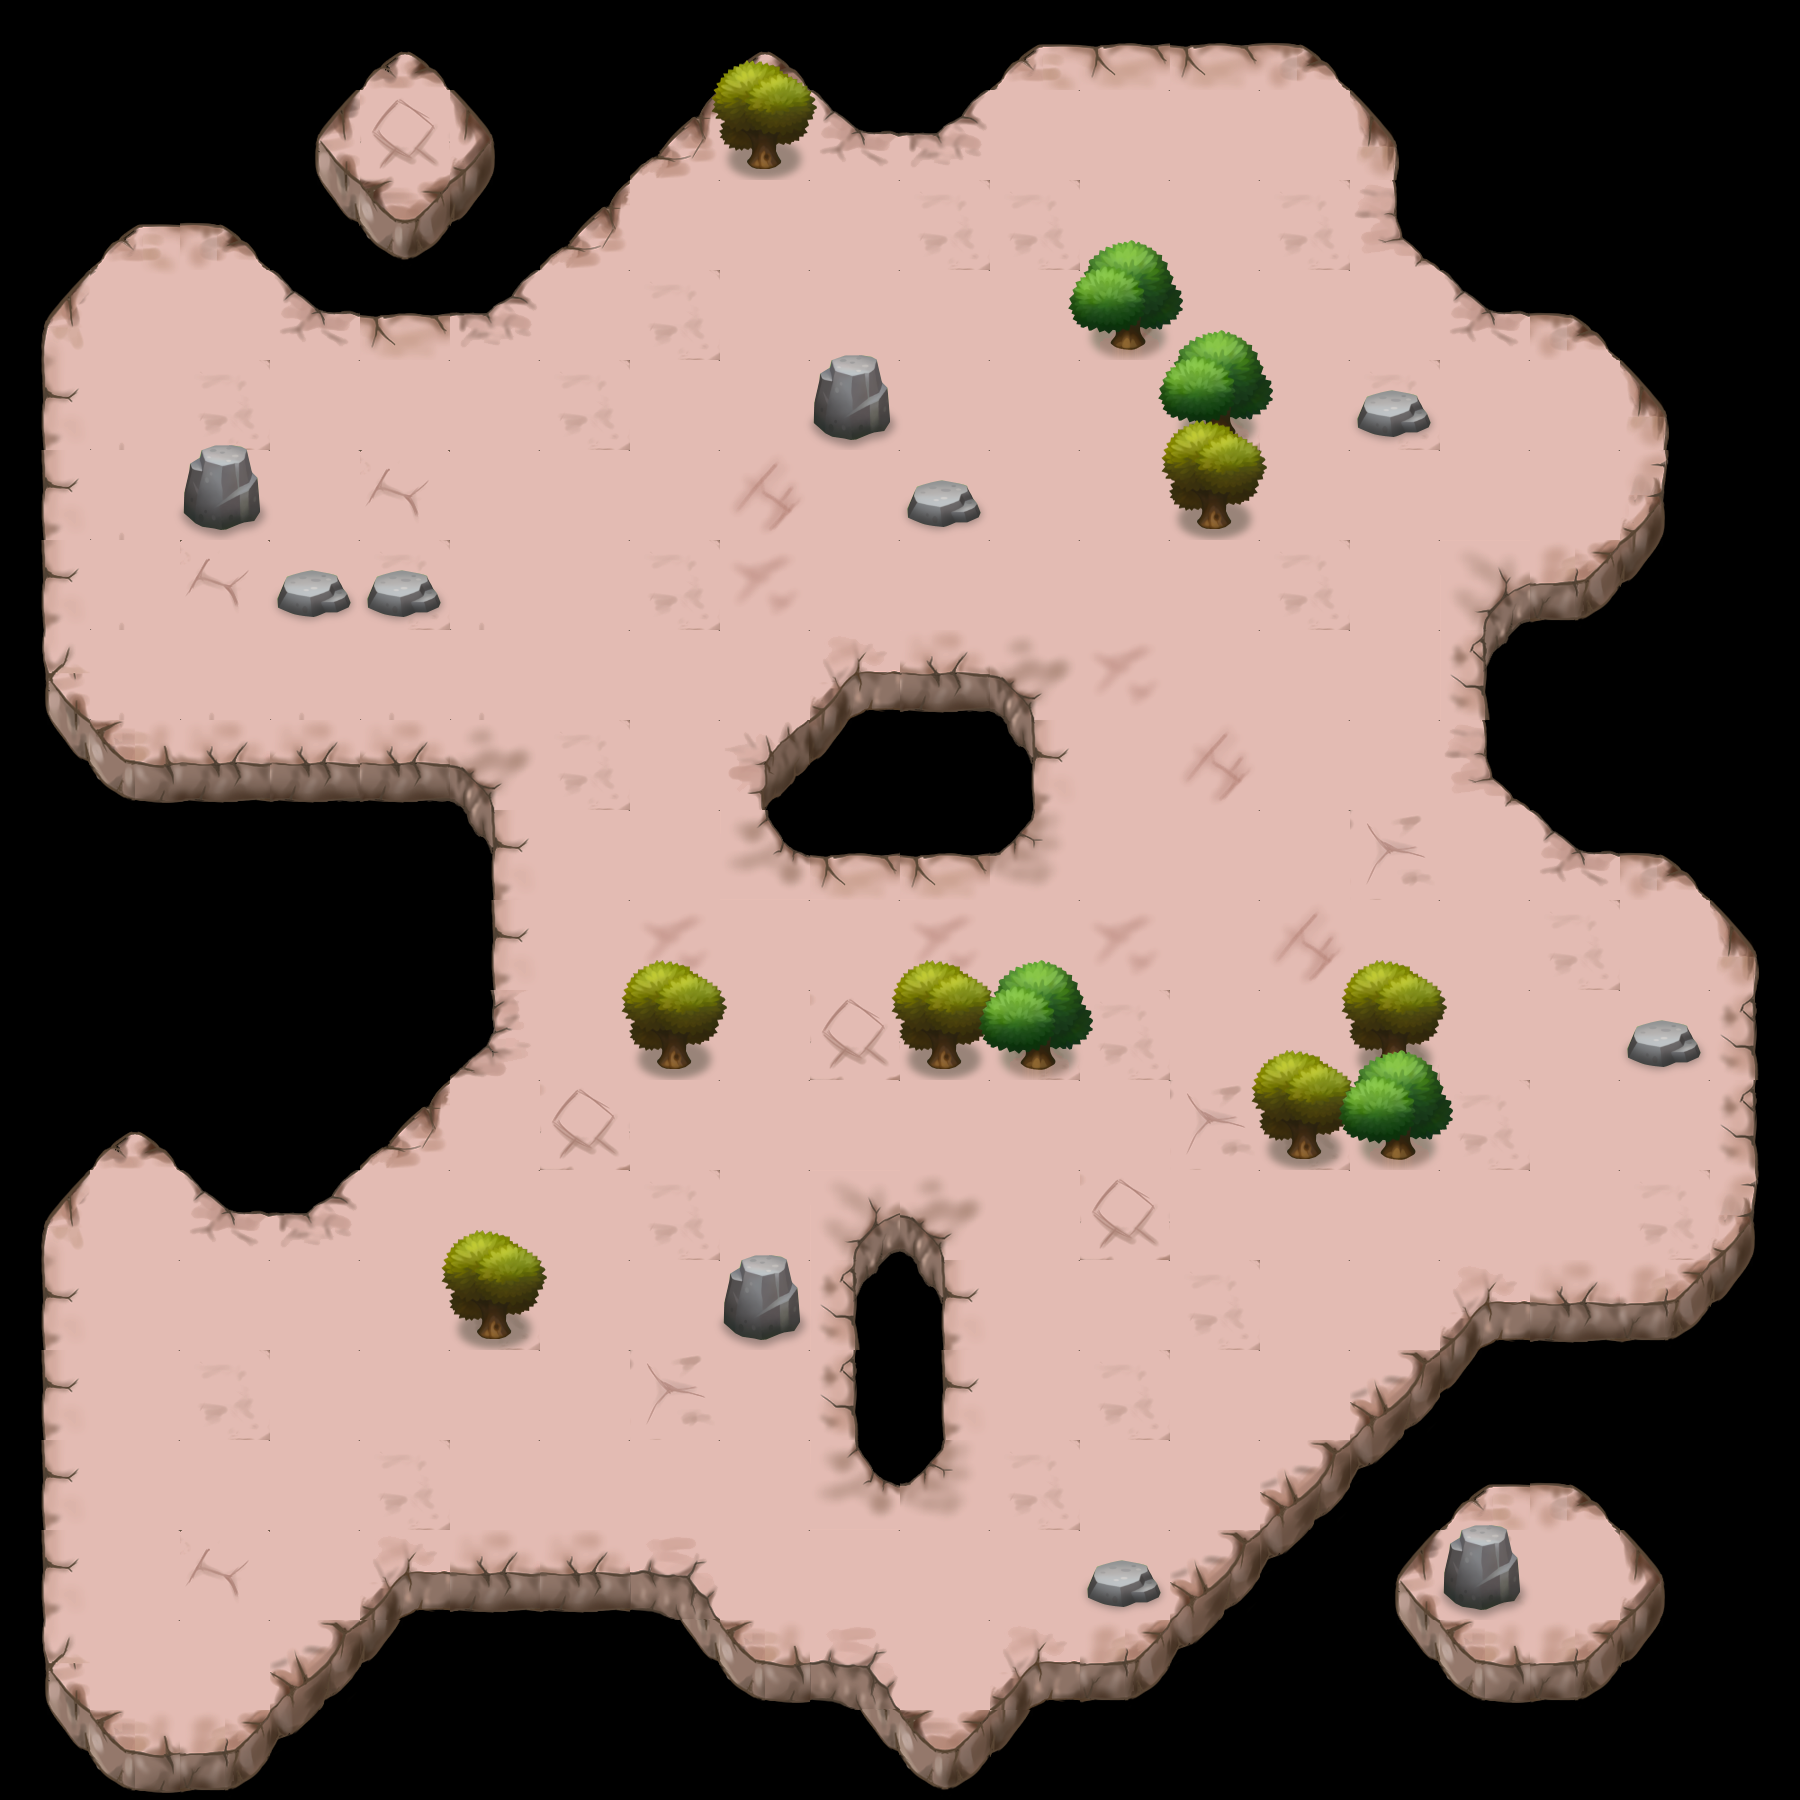

Rendered tile map (Tiled .tmx) drawn with the repository's tilesets; below, a short description and the map source with its tile grids summarised:
An orthogonal 20x20 tile map with 90x90 px tiles, 3 tile layers (ground, fringe, objects), 2 tilesets.

<map version="1.0" orientation="orthogonal" renderorder="right-down" width="20" height="20" tilewidth="90" tileheight="90" nextobjectid="1">
 <tileset firstgid="1" name="plane" tilewidth="90" tileheight="90">
  <image source="plane_map.png" width="900" height="900" />
 </tileset>
 <tileset firstgid="101" name="obj" tilewidth="120" tileheight="120">
  <tileoffset x="-15" y="0" />
  <image source="tex2.png" width="960" height="960" />
 </tileset>
 <layer name="ground" width="20" height="20">
  <properties>
   <property name="cc_vertexz" value="-1000" />
  </properties>
  <data>[400 cells, 205 non-empty, 13 distinct tile ids]</data>
 </layer>
 <layer name="fringe" width="20" height="20">
  <properties>
   <property name="cc_vertexz" value="-1000" />
  </properties>
  <data>[400 cells, 114 non-empty, 39 distinct tile ids]</data>
 </layer>
 <layer name="objects" width="20" height="20">
  <properties>
   <property name="cc_alpha_func" value="0.05" />
   <property name="cc_vertexz" value="automatic" />
  </properties>
  <data>[400 cells, 21 non-empty, 4 distinct tile ids]</data>
 </layer>
</map>